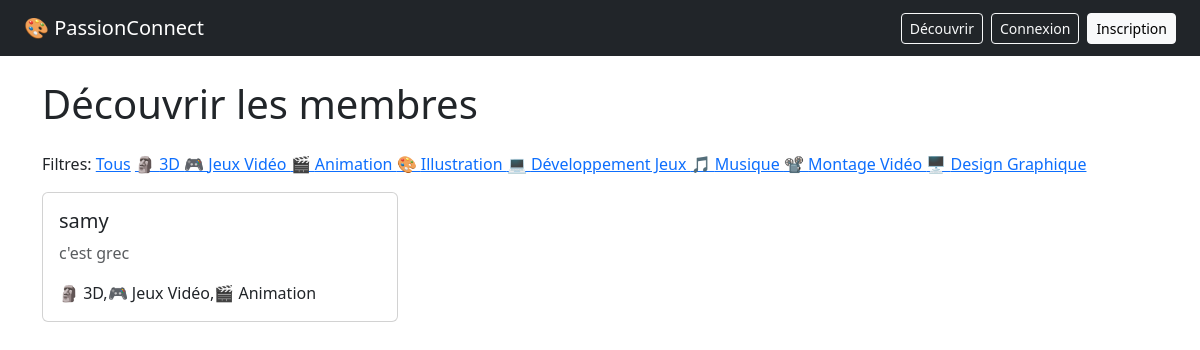
/decouverte, run on an earlier commit of the app's database.
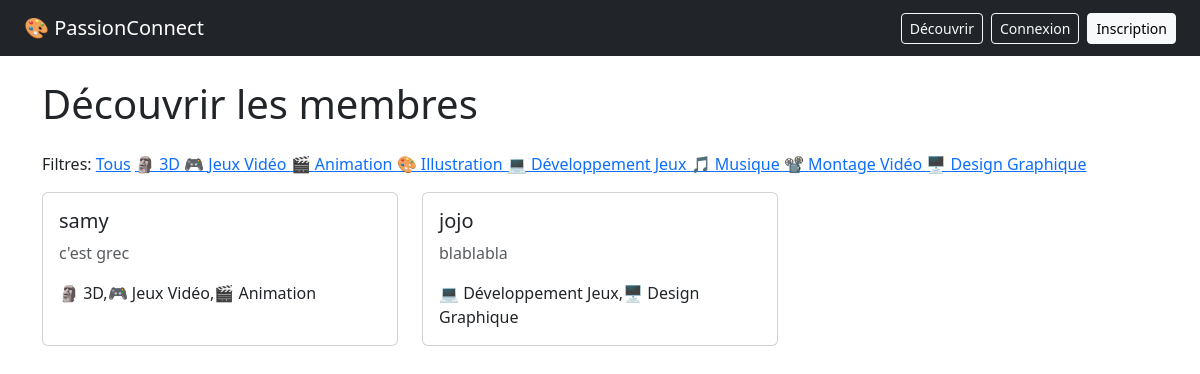
And on a later commit of the database.
### tables this page shows
CREATE TABLE passion (
            id INTEGER PRIMARY KEY AUTOINCREMENT,
            nom TEXT NOT NULL UNIQUE,
            icone TEXT
        );

CREATE TABLE user(
            id INTEGER PRIMARY KEY AUTOINCREMENT,
            username TEXT NOT NULL UNIQUE,
            email TEXT NOT NULL UNIQUE,
            password TEXT NOT NULL,
            bio TEXT,
            photo TEXT,
            created_at TIMESTAMP DEFAULT CURRENT_TIMESTAMP           
        );

### app/decouverte/routes.py (the view, shortened to what this page needs)
@decouverte.route('/decouverte')
def page_decouverte():
    db = get_db()
    cursor = db.cursor()
    toutes_passions = cursor.execute(
        'SELECT * FROM passion'
    ).fetchall()
    poste = cursor.execute('''
        SELECT user.id, user.username, user.bio,
            GROUP_CONCAT(passion.icone || ' ' || passion.nom) as passions
        FROM user
        LEFT JOIN user_passion ON user.id = user_passion.user_id
        LEFT JOIN passion ON passion.id = user_passion.passion_id
        GROUP BY user.id
    ''').fetchall()
    passion_choisie = request.args.get('passion')
    db.close()
    return render_template('decouverte.html', poste=poste, toutes_passions=toutes_passions)

### database.py (called while the page is built)
def get_db():
    db = sqlite3.connect('passionconnect.db') #retoune des dictionnaires au lieu des tuples
    db.row_factory = sqlite3.Row
    return db

### app/templates/decouverte.html
{% extends 'base.html' %}
{% block contenu %}
    <h1 class="mb-4">Découvrir les membres</h1>
    <p>Filtres:
        <a href="/decouverte">Tous</a>
        {% for passion in toutes_passions %}
            <a href="/decouverte?passion={{ passion.nom }}"> {{ passion.icone}} {{ passion.nom }} </a>
        {% endfor %}
    </p>
    <div class="row">
        {% for membre in poste %}
            <div class="col-md-4 mb-4">
                <div class="card h-100">
                    <div class="card-body">
                        <h5 class="card-title">{{ membre.username }}</h5>
                        <p class="card-text text-muted">
                            {{ membre.bio or 'Aucune bio pour l instant.' }}
                        </p>
                        <p class="card-text">{{ membre.passions }}</p>
                    </div>
                </div>
            </div>
        {% endfor %}
    </div>
{% endblock %}

### app/templates/base.html (shortened to what this page needs)
<!DOCTYPE html>
<html lang="fr">
<head>
    <link href="https://cdn.jsdelivr.net/npm/bootstrap@5.3.0/dist/css/bootstrap.min.css" rel="stylesheet">
</head>
<body>
    <nav class="navbar navbar-dark bg-dark px-4">
        <a class="navbar-brand" href="/">🎨 PassionConnect</a>
        <div class="d-flex align-items-center gap-2">
            <a href="/decouverte" class="btn btn-outline-light btn-sm">Découvrir</a>
            {% if current_user.is_authenticated %}
                <a href="/profil" class="btn btn-outline-light btn-sm">Mon profil</a>
                <span class="text-white">Bonjour, {{ current_user.username }} !</span>
                <a href="/deconnexion" class="btn btn-outline-light btn-sm">Déconnexion</a>
            {% else %}
                <a href="/connexion" class="btn btn-outline-light btn-sm">Connexion</a>
                <a href="/inscription" class="btn btn-light btn-sm">Inscription</a>
            {% endif %}
        </div>
    </nav>
    <div class="container mt-4">
        {% block contenu %}{% endblock %}
    </div>
</body>
</html>

What changed in the data, as far as the page shows it:
added user: username "jojo", bio "blablabla", passions "💻 Développement Jeux,🖥️ Design Graphique"
